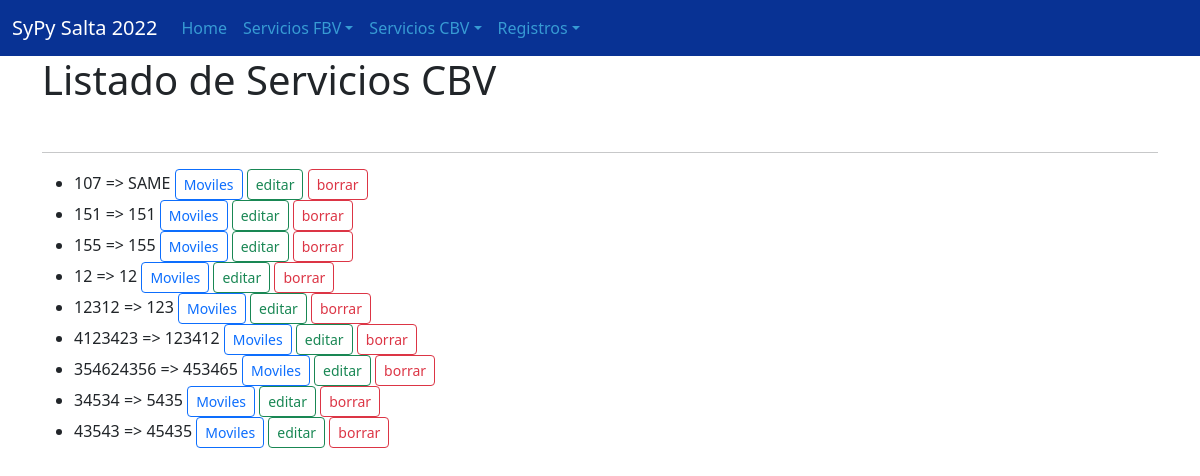
The page /cbv_servicios/c/list on the database its author committed.
### servicios/models.py (models this page shows, shortened)
class Servicio(models.Model):
    nombre = models.CharField(max_length=50)
    nro_telefono = models.CharField(max_length=20)
    descripcion = models.TextField()
    created_at = models.DateTimeField(auto_now_add=True)
    updated_at = models.DateTimeField(auto_now=True)
    version = models.IntegerField(default=0, editable=False)
    class Meta:
        verbose_name = 'servicio'
        verbose_name_plural = 'servicios'

### servicios/views_CBV.py (the view)
# urls.py: path('cbv_servicios/c/list',servicios_list_c.as_view(),name="servicios_list_c"),
@method_decorator(csrf_exempt, name='dispatch')
class servicios_list_c(ListView):
        model = Servicio

### servicios/templates/servicios/servicio_list.html (shortened to what this page needs)
{% extends 'base.html' %}
{% block contenido %}
    <h1>Listado de Servicios CBV</h1>
    <br>
    <hr>
    <ul>
    {% for svr in object_list %}
        <li>
            {{ svr.nro_telefono }} => {{ svr.nombre }}
            <a href="{% url 'servicios_moviles_list_c' pk=svr.pk %}"><button type="button" class="btn btn-outline-primary btn-sm">Moviles</button></a>
            <a href="{% url 'servicios_editar_c' pk=svr.pk %}"><button type="button" class="btn btn-outline-success btn-sm">editar</button></a>
            <a href="{% url 'servicios_borrar_c' pk=svr.pk %}"><button type="button" class="btn btn-outline-danger btn-sm">borrar</button></a>
        </li>
    {% endfor %}
    </ul>
{% endblock %}

### rows shown on the page
Servicio: nro_telefono "107", nombre "SAME"
Servicio: nro_telefono "151", nombre "151"
Servicio: nro_telefono "155", nombre "155"
Servicio: nro_telefono "12", nombre "12"
Servicio: nro_telefono "12312", nombre "123"
Servicio: nro_telefono "4123423", nombre "123412"
Servicio: nro_telefono "354624356", nombre "453465"
Servicio: nro_telefono "34534", nombre "5435"
Servicio: nro_telefono "43543", nombre "45435"
